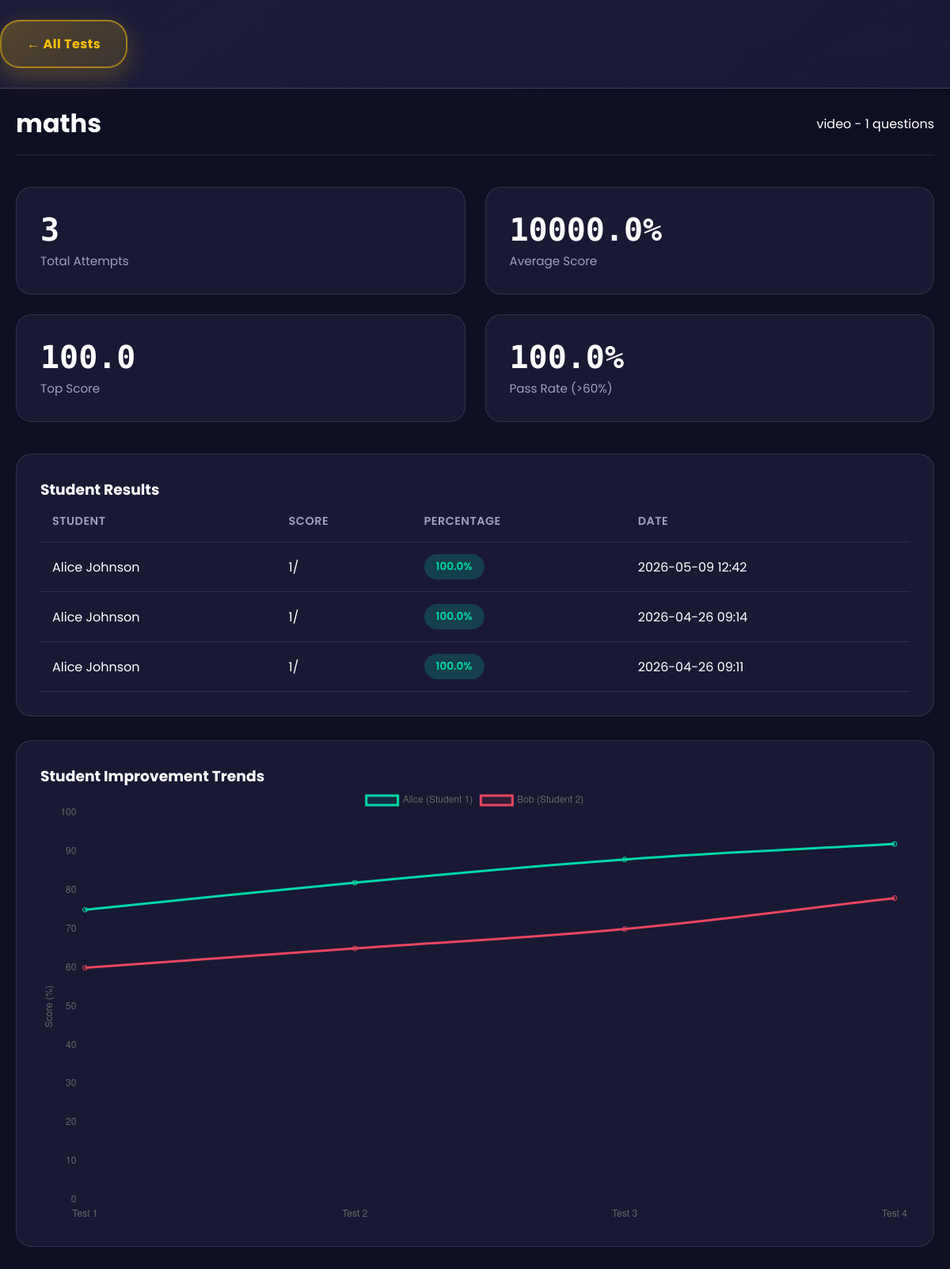
The page /teacher/tests/2/detail (signed in) on the database its author committed.
### models.py (models this page shows)
class McqTest(Base):
    __tablename__ = 'mcq_tests'
    id = Column(Integer, primary_key=True)
    subject_id = Column(Integer, ForeignKey('subjects.id'), nullable=False)
    title = Column(String(200), nullable=False)
    topic = Column(String(100), nullable=False)
    created_by = Column(Integer, ForeignKey('users.id'), nullable=False)
    created_at = Column(TIMESTAMP, default=datetime.utcnow)
    questions = relationship('McqQuestion', back_populates='test')

class TestResult(Base):
    __tablename__ = 'test_results'
    id = Column(Integer, primary_key=True)
    test_id = Column(Integer, ForeignKey('mcq_tests.id'), nullable=False)
    student_id = Column(Integer, ForeignKey('users.id'), nullable=False)
    score = Column(Integer, nullable=False)
    total_questions = Column(Integer, nullable=False)
    attempted_at = Column(TIMESTAMP, default=datetime.utcnow)

### app.py (the view)
@app.route('/teacher/tests/<int:test_id>/detail')
@login_required
def teacher_test_detail(test_id):
    if current_user.role.value != 'teacher':
        return redirect('/teacher/login')
    session_db = get_session()
    test = session_db.query(McqTest).filter_by(id=test_id).first()
    if not test:
        session_db.close()
        return "Test not found", 404
    test.question_count = session_db.query(McqQuestion).filter_by(test_id=test_id).count()
    results = session_db.query(TestResult).filter_by(test_id=test_id).order_by(TestResult.attempted_at.desc()).all()
    for result in results:
        student = session_db.query(User).filter_by(id=result.student_id).first()
        result.student_name = student.name if student else 'Student ' + str(result.student_id)
        result.percentage = (result.score / result.total_questions) * 100 if result.total_questions > 0 else 0
        result.date = result.attempted_at.strftime('%Y-%m-%d %H:%M') if result.attempted_at else 'N/A'
    attempts = len(results)
    avg_score = sum(r.percentage for r in results) / attempts if attempts > 0 else 0
    top_score = max([r.percentage for r in results], default=0)
    pass_rate = len([r for r in results if r.percentage >= 60]) / attempts * 100 if attempts > 0 else 0
    session_db.close()
    return render_template('teacher_test_detail.html', test=test, results=results, attempts=attempts, avg_score=avg_score, top_score=top_score, pass_rate=pass_rate)

### app.py (called while the page is built)
@login_manager.user_loader
def load_user(user_id):
    session = get_session()
    user = session.query(User).get(int(user_id))
    session.close()
    if user:
        return FlaskUser(user)
    return None

### models.py (called while the page is built)
def get_engine(db_url='sqlite:///attendance.db'):
    return create_engine(db_url, echo=False)

def get_session():
    engine = get_engine()
    SessionLocal = sessionmaker(autocommit=False, autoflush=False, bind=engine)
    return SessionLocal()

### templates/teacher_test_detail.html (shortened to what this page needs)
<!DOCTYPE html>
<html lang="en">
<head>
    <link rel="stylesheet" href="{{ url_for('static', filename='css/style.css') }}">
</head>
<body>
    <nav>
        <a href="/teacher/tests" class="back-btn">
            ← All Tests
        </a>
    </nav>
    <div class="container">
        <div class="dashboard-header">
            <h1>{{ test.title }}</h1>
            <p>{{ test.topic }} - {{ test.question_count }} questions</p>
        </div>
        <div class="stats-grid">
            <div class="stat-box">
                <div class="stat-number">{{ attempts }}</div>
                <div class="stat-desc">Total Attempts</div>
            </div>
            <div class="stat-box">
                <div class="stat-number">{{ "%.1f"|format(avg_score * 100) }}%</div>
                <div class="stat-desc">Average Score</div>
            </div>
            <div class="stat-box">
                <div class="stat-number">{{ top_score }}</div>
                <div class="stat-desc">Top Score</div>
            </div>
            <div class="stat-box">
                <div class="stat-number">{{ pass_rate|round(1) }}%</div>
                <div class="stat-desc">Pass Rate (>60%)</div>
            </div>
        </div>
        <div class="card">
            <h3>Student Results</h3>
            <div class="table-container">
                <table>
                    <thead>
                        <tr>
                            <th>Student</th>
                            <th>Score</th>
                            <th>Percentage</th>
                            <th>Date</th>
                        </tr>
                    </thead>
                    <tbody>
                        {% for result in results %}
                        <tr>
                            <td>{{ result.student_name }}</td>
                            <td>{{ result.score }}/{{ result.total }}</td>
                            <td>
                                <span class="status-badge {{ 'status-present' if (result.percentage >= 60) else 'status-absent' }}">
                                    {{ "%.1f"|format(result.percentage) }}%
                                </span>
                            </td>
                            <td>{{ result.date }}</td>
                        </tr>
                        {% endfor %}
                    </tbody>
                </table>
            </div>
        </div>
        <div class="card">
            <h3>Student Improvement Trends</h3>
            <canvas id="improvementChart" width="800" height="400"></canvas>
        </div>
    </div>
    <script>
        // Sample data for improvement graph (replace with API)
        const ctx = document.getElementById('improvementChart').getContext('2d');
        new Chart(ctx, {
            type: 'line',
            data: {
                labels: ['Test 1', 'Test 2', 'Test 3', 'Test 4'],
                datasets: [
                    {
                        label: 'Alice (Student 1)',
                        data: [75, 82, 88, 92],
                        borderColor: '#00d9a5',
                        backgroundColor: 'rgba(0, 217, 165, 0.1)',
                        tension: 0.4
                    },
                    {
                        label: 'Bob (Student 2)',
                        data: [60, 65, 70, 78],
                        borderColor: '#e94560',
                        backgroundColor: 'rgba(233, 69, 96, 0.1)',
                        tension: 0.4
                    }
                ]
            },
            options: {
                responsive: true,
                scales: {
                    y: {
                        beginAtZero: true,
                        max: 100,
                        title: { display: true, text: 'Score (%)' }
                    }
                }
            }
        });
    </script>
</body>
</html>

### static/css/style.css (style rules this page uses)
:root { --primary: #1a1a2e; --secondary: #16213e; --accent: #e94560; --success: #00d9a5; --warning: #ffc107; --background: #0f0f23; --card-bg: #1f1f3d; --text-primary: #ffffff; --text-secondary: #a0a0c0; --gradient-1: linear-gradient(135deg, #1a1a2e 0%, #16213e 100%); --gradient-2: linear-gradient(135deg, #e94560 0%, #ff6b6b 100%); --gradient-3: linear-gradient(135deg, #00d9a5 0%, #00b894 100%); --glass: rgba(31, 31, 61, 0.7); --glass-border: rgba(255, 255, 255, 0.1); --shadow: 0 8px 32px rgba(0, 0, 0, 0.3); --transition: all 0.3s ease; }
* { margin: 0; padding: 0; box-sizing: border-box; }
body { font-family: 'Poppins', sans-serif; background: var(--background); color: var(--text-primary); min-height: 100vh; overflow-x: hidden; }
.container { max-width: 1400px; margin: 0 auto; padding: 0 20px; }
.dashboard-header { display: flex; justify-content: space-between; align-items: center; margin-bottom: 25px; padding-bottom: 15px; border-bottom: 1px solid var(--glass-border); }
.dashboard-header { display: flex; justify-content: space-between; align-items: center; margin-bottom: 40px; }
.stats-grid { display: grid; grid-template-columns: repeat(4, 1fr); gap: 25px; margin-bottom: 40px; }
.stat-box { background: var(--glass); border-radius: 20px; padding: 30px; border: 1px solid var(--glass-border); transition: var(--transition); }
.stat-number { font-size: 2.5rem; font-weight: 700; font-family: 'Fira Code', monospace; margin-bottom: 5px; }
.stat-desc { color: var(--text-secondary); font-size: 0.95rem; }
.card { background: var(--glass); border-radius: 20px; padding: 30px; border: 1px solid var(--glass-border); margin-bottom: 30px; }
.table-container { overflow-x: auto; }
table { width: 100%; border-collapse: collapse; }
th, td { padding: 15px; text-align: left; border-bottom: 1px solid var(--glass-border); }
th { font-weight: 600; color: var(--text-secondary); font-size: 0.9rem; text-transform: uppercase; letter-spacing: 0.5px; }
.status-badge { padding: 6px 15px; border-radius: 20px; font-size: 0.85rem; font-weight: 600; }
.status-present { background: rgba(0, 217, 165, 0.2); color: var(--success); }
.back-btn { display: inline-flex; align-items: center; gap: 12px; padding: 16px 32px; background: linear-gradient(145deg, rgba(255,193,7,0.25), rgba(255,193,7,0.15)); border: 2px solid rgba(255,193,7,0.5); color: var(--warning); font-weight: 700; border-radius: 25px; text-decoration: none; transition: all 0.4s cubic-bezier(0.175, 0.885, 0.32, 1.275); box-shadow: 0 10px 30px rgba(255,193,7,0.25); font-size: 1rem; letter-spacing: 0.5px; }
nav { padding: 25px 0; background: linear-gradient(145deg, rgba(31,31,61,0.9), rgba(31,31,61,0.7)); backdrop-filter: blur(25px); border-bottom: 1px solid rgba(255,255,255,0.15); margin-bottom: 20px; }
@media (max-width: 1200px) { .stats-grid { grid-template-columns: repeat(2, 1fr); } }
.status-badge { padding: 6px 15px; border-radius: 20px; font-size: 0.85rem; font-weight: 600; display: inline-block; }

### rows shown on the page
McqTest: title "maths", topic "video"
TestResult: student_name "Alice Johnson", score "1", percentage "100.0", date "2026-05-09 12:42"
TestResult: student_name "Alice Johnson", score "1", percentage "100.0", date "2026-04-26 09:14"
TestResult: student_name "Alice Johnson", score "1", percentage "100.0", date "2026-04-26 09:11"

### other values the page prints
{{ test.question_count }} "1"
{{ attempts }} "3"
{{ "%.1f"|format(avg_score * 100) }} "10000.0"
{{ top_score }} "100.0"
{{ pass_rate|round(1) }} "100.0"
